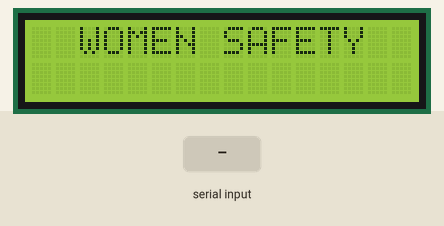
The sketch below on a simulated Arduino Uno, built with avr-gcc and run on an emulated ATmega328P. Shown: 16×2 character LCD. The test bench sets the inputs (shaded band). What the sketch prints to the serial monitor is not drawn.

Above: at 2.2 s.
2.3 s: "A" received over Serial
At 3.7 s:
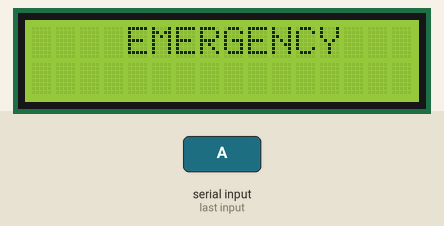
4.0 s: "B" received over Serial
At 5.0 s:
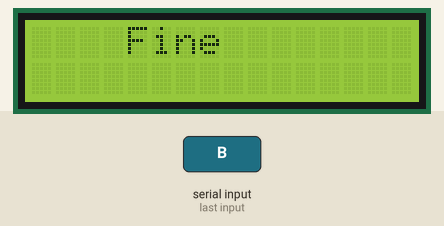
5.5 s: "C" received over Serial
At 6.4 s:
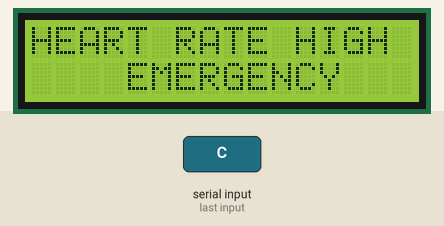
7.0 s: "D" received over Serial
At 7.6 s:
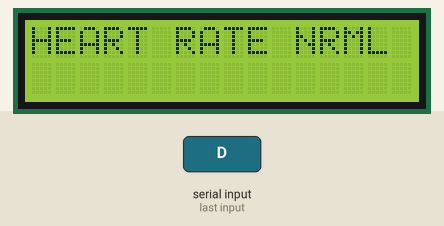
8.5 s: "E" received over Serial
At 9.0 s:
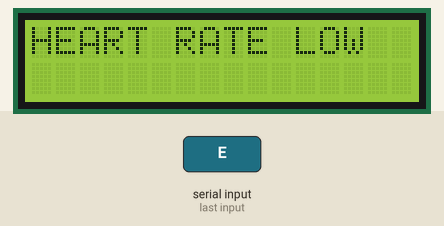
10.0 s: "F" received over Serial
At 11.5 s:
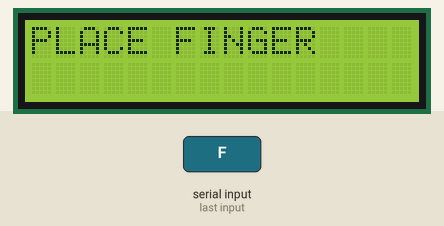
Timing chart, 0 to 12.5 s (numbered marks = the images above; inputs shaded):
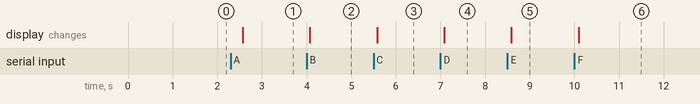

Measured:
- after the input at 2.3 s, the display: changes after 0.27 s (image 1)
- after the input at 4.0 s, the display: changes after 0.07 s (image 2)
- after the input at 5.5 s, the display: changes after 0.08 s (image 3)
- after the input at 7.0 s, the display: changes after 0.08 s (image 4)
- after the input at 8.5 s, the display: changes after 0.09 s (image 5)
- after the input at 10.0 s, the display: changes after 0.09 s (image 6)

The sketch:

ITIOT02-RX.ino
```cpp
/********************HEADER FILES*******************************/

//#include <Wire.h>
#include <LiquidCrystal.h>
LiquidCrystal lcd(13,12,11,10,9,8);
#define BUZZER_PIN 5
//#define LED_PIN 12

/***************************************************************/

void setup()
{
  Serial.begin(9600);
  //  pinMode(BUZZER_PIN, OUTPUT);
//  pinMode(LED_PIN, OUTPUT);
  lcd.begin(16, 2);
//  lcd.init();
  lcd.clear();
  lcd.setCursor(2, 0);
  lcd.print("WOMEN SAFETY");

  Serial.println("WELCOME");
  delay(1000);
}

void loop()
{
  while (Serial.available())
  {

    char inchar = Serial.read();
    Serial.println(inchar);

    switch (inchar)
    {
      case'A':
        lcd.clear();
        lcd.setCursor(4, 0);
        lcd.print("EMERGENCY");
        Serial.println("EMERGENCY");
        //        digitalWrite(BUZZER_PIN, HIGH);
//        digitalWrite(LED_PIN, HIGH);
        break;

      case'B':
        lcd.clear();
        lcd.setCursor(4, 0);
        lcd.print("Fine");
        Serial.println("Fine");
        //        digitalWrite(LED_PIN, HIGH);
        break;

      case'C':
        lcd.clear();
        lcd.setCursor(0, 0);
        lcd.print("HEART RATE HIGH");
        lcd.setCursor(4, 1);
        lcd.print("EMERGENCY");
        Serial.println("EMERGENCY");
//        digitalWrite(LED_PIN, HIGH);
        break;

      case'D':
        lcd.clear();
        lcd.setCursor(0, 0);
        lcd.print("HEART RATE NRML");
        Serial.println("HEAR RATE NORMAL");
//        digitalWrite(LED_PIN, LOW);
        break;

      case'E':
        lcd.clear();
        lcd.setCursor(0, 0);
        lcd.print("HEART RATE LOW");
        Serial.println("HEART RATE LOW");
//        digitalWrite(LED_PIN, LOW);
        break;

      case'F':
        lcd.clear();
        lcd.setCursor(0, 0);
        lcd.print("PLACE FINGER");
        Serial.println("PLACE FINGER");
//        digitalWrite(LED_PIN, HIGH);
        break;

    }
  }
  delay(500);
}
```
